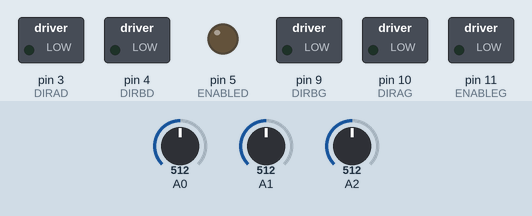
Bench run of a sketch on a simulated Arduino Uno, built with avr-gcc and run on an emulated ATmega328P. Parts: switched loads named in the sketch (green lamp = pin HIGH), output pins drawn as LEDs (lit = HIGH). The inputs (shaded band) are chosen by the test bench; at power-on: A0 = 512, A1 = 512, A2 = 512. What the sketch prints to the serial monitor is not drawn.

Above: at 0.1 s.
At 21.62 s:
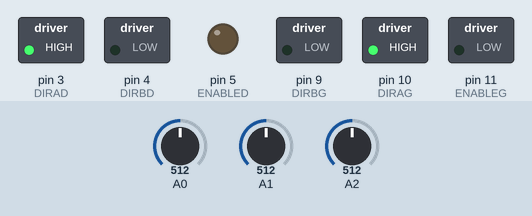
Timing chart, 0 to 61.3 s (numbered marks = the images above):
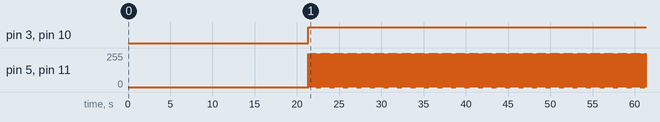

The sketch:

sequentiel.ino
```cpp
#include <string.h>
#include <QTRSensors.h>
#include <SoftwareSerial.h>

//////////////////////////////////////
// MOTORS
/////////////////////////////////////
// M1 PWM 1
#define ENABLEG 11
// M1 Direction 0/1 2
#define DIRAG 10
// M1 Direction 1/0 7
#define DIRBG 9
// M2 PWN 9
#define ENABLED 5
// M2 Direction 0/1 15
#define DIRAD 3
// M2 Direction 1/0 10
#define DIRBD 4

// VCC 8 && 16
// GND 4 && 13
// MotorG 3 && 6
// MotorD 14 && 11

//////////////////////////////////////
// SENSORS
/////////////////////////////////////
const int sensorInput1 = 0;
const int sensorInput2 = 1;
const int sensorInput3 = 2;
const int SENSOR_DELTA = 250;
QTRSensorsAnalog sensors ((unsigned char[]) {sensorInput1, sensorInput2, sensorInput3}, 3);


// prefix for actions
const String SPEED_CHOOSE_PREFIX = "A";
const String SPEED_VALUE_PREFIX = "D";
const String DIRECTION_UP = "GO";
const String DIRECTION_BACK = "BACK";
const String DIRECTION_LEFT = "LEFT";
const String DIRECTION_RIGHT = "RIGHT";
const String DIRECTION_STOP = "STOP";
const String DIRECTION_BACK_CANCEL = "back";
const String DIRECTION_UP_CANCEL = "go";
const String DIRECTION_LEFT_CANCEL = "left";
const String DIRECTION_RIGHT_CANCEL = "right";
const String MANUAL_MODE = "MANUAL";
const String AUTO_MODE = "AUTO";

// Global vars
boolean isAutoMode = true;
int currentMotorsSpeed = 250;
int maxMotorsSpeed = 250;
int currentPosition = 0;
int oldPosition = 0;

void setup() {
  // Power pins
  pinMode(ENABLEG, OUTPUT);
  pinMode(ENABLED, OUTPUT);

  // Rotation pins
  pinMode(DIRAG, OUTPUT);
  pinMode(DIRBG, OUTPUT);
  pinMode(DIRAD, OUTPUT);
  pinMode(DIRBD, OUTPUT);

  // serials initializations
  Serial.begin(9600);

  Serial.println("== Robot starting sequence ==");
  delay(2500);

  Serial.println("== Sensors calibration ==");
  delay(2500);
  for(int i =0; i < 250; i++){
    Serial.print(i);
    Serial.print("/");
    Serial.println(250);

    sensors.calibrate();
    delay(20);
  }
  Serial.println("== end of sensors calibration ==");

  Serial.println("Robot ready !!");

  for(int i = 5; i > 0; i--){
    Serial.print(">>");
    Serial.print(i);
    Serial.println("<<");
    delay(1000);
  }
}

void loop() {

  // position calculation
  oldPosition = currentPosition;
  currentPosition = calculateCurrentPosition();

  Serial.print(">>current position : ");
  Serial.println(currentPosition);
  runAutoMode(currentPosition, oldPosition, currentMotorsSpeed);
  delay(15);
  analogWrite(ENABLEG, 0);
  analogWrite(ENABLED, 0);
}

int calculateCurrentPosition(){
  unsigned int sensorsValues[3];
  int position = sensors.readLine(sensorsValues );
  position = position - 1000;

  return position;
}

void runAutoMode(int currentPosition, int oldPosition, int motorSpeed){
  if(currentPosition < -250){
    if(oldPosition > 250){
      runMotors(maxMotorsSpeed, false, false, false, true, true);
    }
    runMotors(maxMotorsSpeed, true, true, true, true, false);
    Serial.println(">DD");
  }else if(currentPosition > 250){
    if(oldPosition < 250){
      runMotors(maxMotorsSpeed, false, false, false, true, true);
    }
    runMotors(maxMotorsSpeed, true, true, true, false, true);
    Serial.println(">GG");
  }else{
    runMotors(maxMotorsSpeed, true, true, false, true, true);
    Serial.println(">GD");
  }
}

/**
 * Run a motor (left / right / both)
 *
 * motorSpeed : motor speed (value between 0 and 255)
 * isMotorLeft : run the left motor
 * isMotorRight : run the right motor
 * stopOther : stop the other motor (if one of the two motors must be stopped)
 */
void runMotors(int motorSpeed, boolean isMotorLeft, boolean isMotorRight, boolean stopOther, boolean leftMotorUp, boolean rightMotorUp){
  // controls for motors speed
  if(motorSpeed < 0){
    motorSpeed = 0;
  }else if(motorSpeed > 255){
    motorSpeed = 255;
  }

  // Rotation direction
  if(leftMotorUp){
      digitalWrite(DIRAG,HIGH);
      digitalWrite(DIRBG,LOW);
  }else{
      digitalWrite(DIRAG,LOW);
      digitalWrite(DIRBG,HIGH);
  }
  if(rightMotorUp){
    digitalWrite(DIRAD,HIGH);
    digitalWrite(DIRBD,LOW);
  }else{
    digitalWrite(DIRAD,LOW);
    digitalWrite(DIRBD,HIGH);
  }

  if(isMotorLeft && isMotorRight){
    analogWrite(ENABLEG, motorSpeed);
    analogWrite(ENABLED, motorSpeed);
  }else if(isMotorLeft && !isMotorRight){
    analogWrite(ENABLEG, motorSpeed);
    if(stopOther){
      analogWrite(ENABLED, 0);
    }
  }else if(isMotorRight && !isMotorLeft){
    analogWrite(ENABLED, motorSpeed);
    if(stopOther){
      analogWrite(ENABLEG, 0);
    }
  }else{
    analogWrite(ENABLEG, 0);
    analogWrite(ENABLED, 0);
  }
}
```

Measured:
- by itself, pin 3 (DIRAD), pin 10 (DIRAG): LOW → HIGH at 21.3 s
